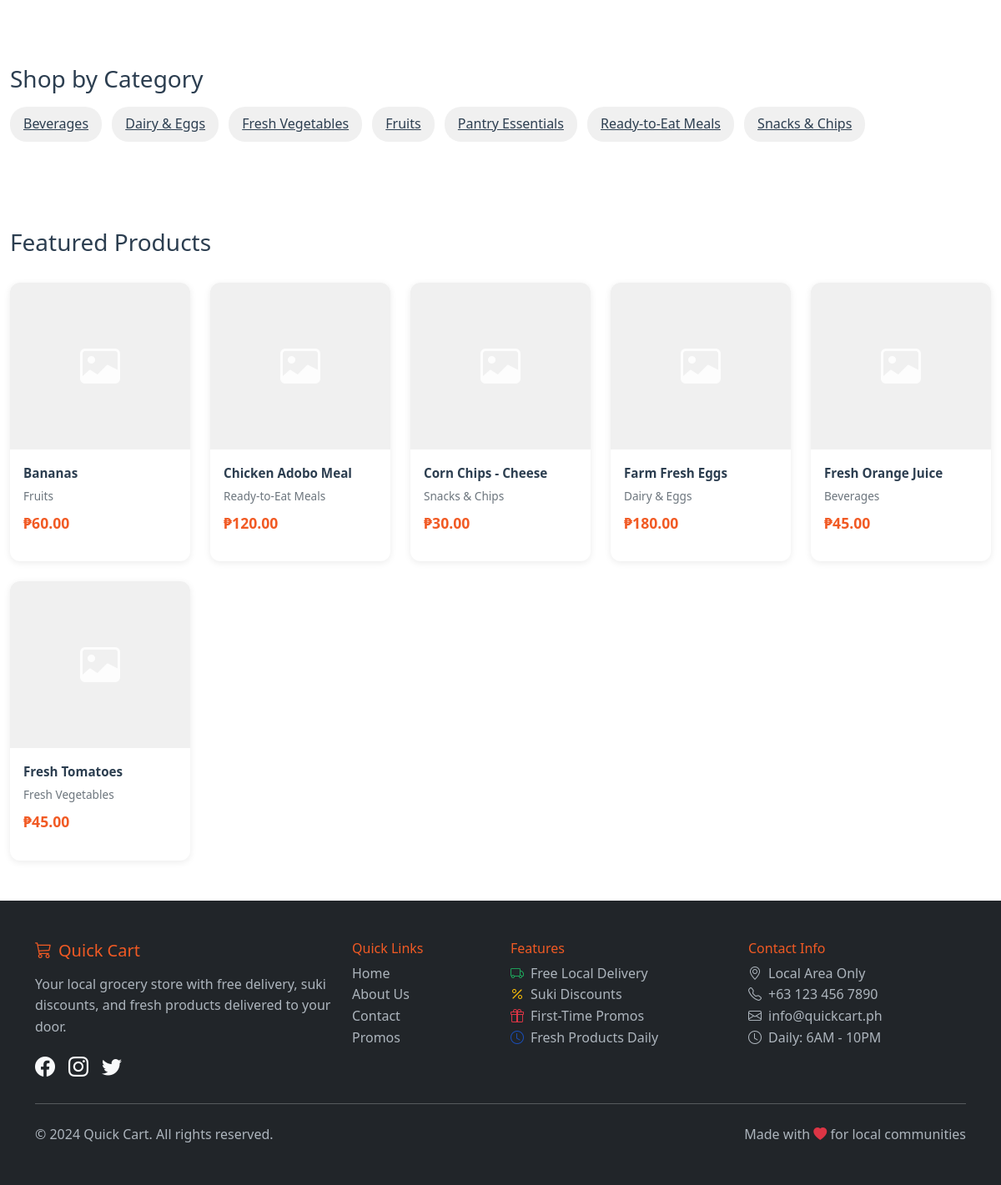
Before: / (lower part) with the older database file.
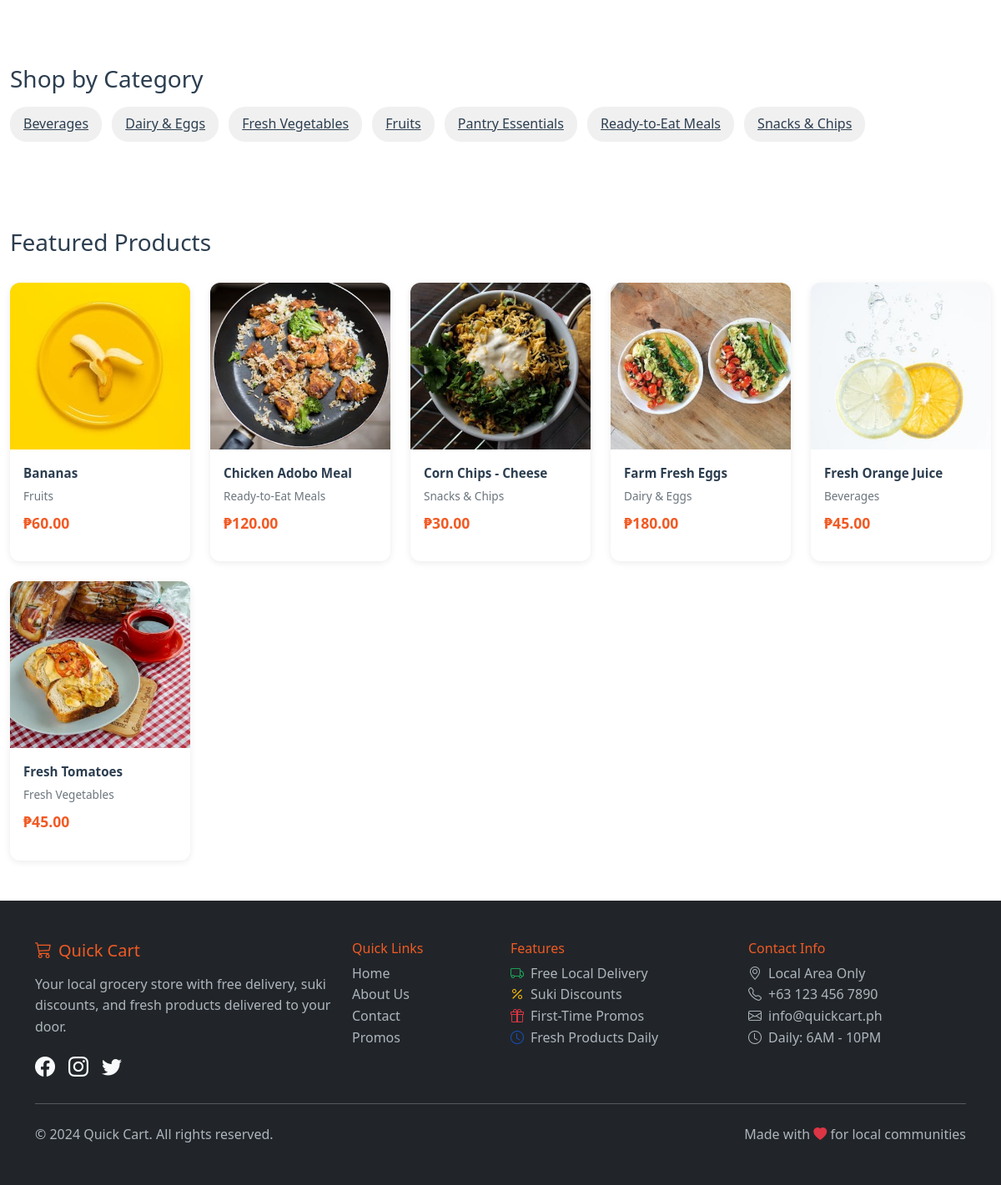
After: the same page with the newer database file.
### store/models.py (models this page shows, shortened)
class Product(models.Model):
    name = models.CharField(max_length=200)
    slug = models.SlugField(max_length=200, unique=True)
    category = models.ForeignKey(Category, on_delete=models.CASCADE, related_name='products')
    description = models.TextField()
    price = models.DecimalField(max_digits=10, decimal_places=2, validators=[MinValueValidator(0)])
    image = models.ImageField(upload_to='products/', blank=True, null=True)
    stock_quantity = models.PositiveIntegerField(default=0)
    is_available = models.BooleanField(default=True)
    is_featured = models.BooleanField(default=False)
    weight = models.DecimalField(max_digits=5, decimal_places=2, blank=True, null=True, help_text="Weight in kg")
    unit = models.CharField(max_length=20, default='piece', help_text="Unit of measurement (piece, kg, liter, etc.)")
    created_at = models.DateTimeField(auto_now_add=True)
    updated_at = models.DateTimeField(auto_now=True)
    class Meta:
        ordering = ['name']

class Category(models.Model):
    name = models.CharField(max_length=100, unique=True)
    slug = models.SlugField(max_length=100, unique=True)
    description = models.TextField(blank=True)
    image = models.ImageField(upload_to='categories/', blank=True, null=True)
    is_active = models.BooleanField(default=True)
    created_at = models.DateTimeField(auto_now_add=True)
    class Meta:
        verbose_name_plural = 'Categories'
        ordering = ['name']

### store/views.py (the view, shortened to what this page needs)
# urls.py: path('', product_list, name='home'),
def product_list(request):
    products = Product.objects.filter(is_available=True)
    categories = Category.objects.filter(is_active=True)
    if not request.user.is_authenticated:
        featured_products = Product.objects.filter(is_featured=True, is_available=True)[:6]
        context = {
            'categories': categories,
            'featured_products': featured_products,
        }
        return render(request, 'store/landing.html', context)

### cart/context_processors.py (called while the page is built)
def cart_context(request):
    try:
        cart = get_or_create_cart(request)
        return {
            'cart': cart,
            'cart_total_items': cart.get_total_items(),
            'cart_total_price': cart.get_total_price(),
        }
    except:
        return {
            'cart': None,
            'cart_total_items': 0,
            'cart_total_price': 0,
        }

### store/context_processors.py (called while the page is built)
def categories_context(request):
    return {
        'categories': Category.objects.filter(is_active=True).order_by('name')
    }

### templates/store/landing.html (shortened to what this page needs)
{% extends 'base.html' %}
{% load static %}
{% block content %}
<div class="container-fluid my-4">
    <div class="categories-section">
        <h3 class="mb-3">Shop by Category</h3>
        <div>
            {% for category in categories %}
            <a href="{% url 'store:category_products' category.slug %}" class="category-badge">
                {{ category.name }}
            </a>
            {% endfor %}
        </div>
    </div>
    {% if featured_products %}
    <div class="mt-5">
        <h3 class="mb-3">Featured Products</h3>
        <div class="product-grid">
            {% for product in featured_products %}
            <a href="{% url 'store:product_detail' product.slug %}" class="product-card text-decoration-none">
                {% if product.image %}
                <img src="{{ product.image.url }}" alt="{{ product.name }}" class="product-image">
                {% else %}
                <div class="product-image d-flex align-items-center justify-content-center">
                    <i class="bi bi-image text-muted" style="font-size: 3rem;"></i>
                </div>
                {% endif %}
                <div class="product-info">
                    <div class="product-name">{{ product.name }}</div>
                    <div class="product-category">{{ product.category.name }}</div>
                    <div class="product-price">₱{{ product.price }}</div>
                </div>
            </a>
            {% endfor %}
        </div>
    </div>
    {% endif %}
</div>
{% endblock %}

Changed rows visible on the page:
changed Product "Bananas": image: picture added; image empty → "products/bananas.jpg" (drawn)
changed Product "Chicken Adobo Meal": image: picture added
changed Product "Corn Chips - Cheese": image: picture added
changed Product "Farm Fresh Eggs": image: picture added
changed Product "Fresh Orange Juice": image: picture added
changed Product "Fresh Tomatoes": image: picture added
